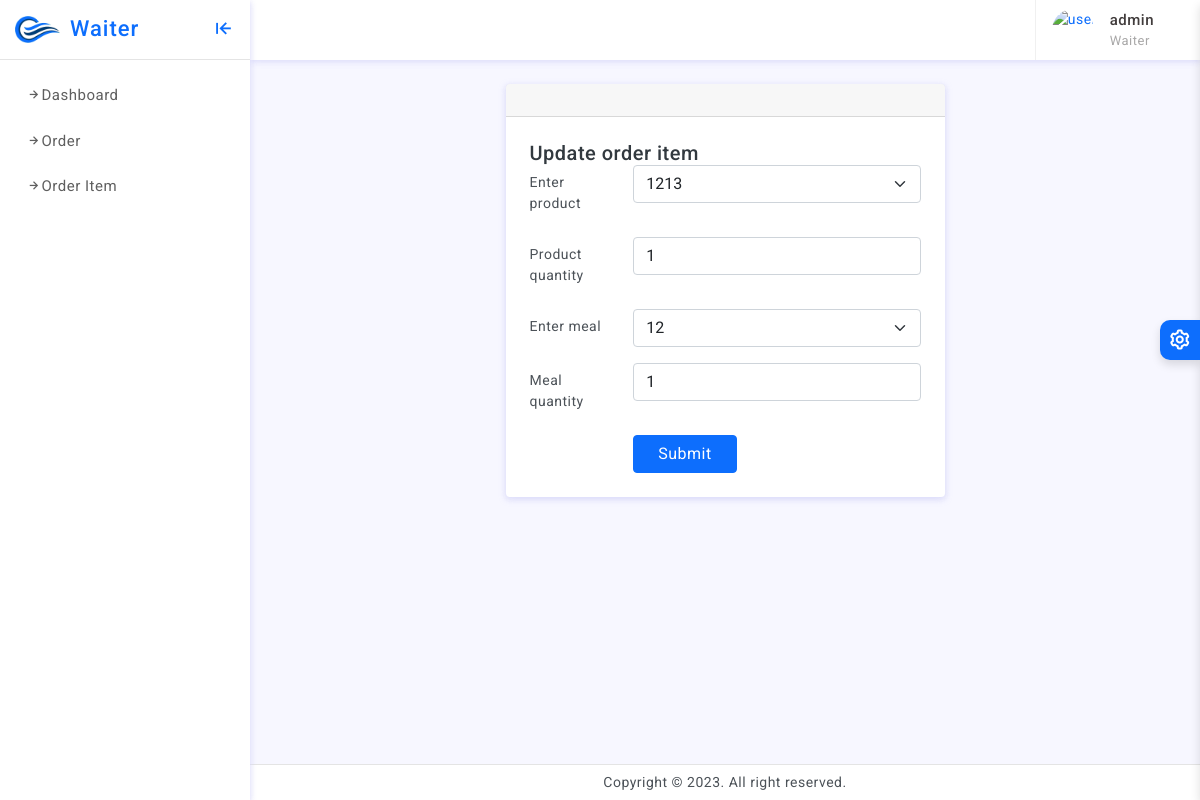
The page /waiter/update_order_item/2/ (signed in) on the database its author committed.
### main/models.py (models this page shows, shortened)
class User(AbstractUser):
    status = (
        (1, "Director"), # Abduxoliq
        (2, "Cooker"), # Abduxoliq
        (3, "Waiter"),
        (4, "manager"), # Abduxoliq
        (5, "call center")
    )
    type = models.IntegerField(choices=status, default=1)
    number = models.BigIntegerField(null=True, blank=True)
    image = models.ImageField(upload_to='user', null=True, blank=True)

class OrderItem(models.Model):
    order = models.ForeignKey(Order, on_delete=models.CASCADE)
    maxsulot = models.ForeignKey(Maxsulot, on_delete=models.CASCADE, null=True, blank=True)
    quantity = models.IntegerField(null=True, blank=True)
    meal = models.ForeignKey(Meal, on_delete=models.CASCADE, null=True, blank=True)
    meal_quantity = models.IntegerField(null=True, blank=True)

class Maxsulot(models.Model):
    quantity = models.IntegerField()
    name = models.CharField(max_length=255)
    price = models.DecimalField(max_digits=50, decimal_places=2)
    is_yes = models.BooleanField(default=True)

class Meal(models.Model):
    is_yes = models.BooleanField(default=True)
    name = models.CharField(max_length=255)
    price = models.DecimalField(max_digits=50, decimal_places=2)

### main/waiter/views.py (the view)
# urls.py: path('update_order_item/<int:pk>/', Update_order_item, name='call_center_update_order_item'),
@login_required(login_url='sign-in')
def Update_order_item(request, pk):
    con = {
        'pk': pk,
        'orders': OrderItem.objects.get(id=pk),
        'maxsulot': Maxsulot.objects.filter(is_yes=True).order_by('-id'),
        'meal': Meal.objects.filter(is_yes=True).order_by('-id')
    }
    user = request.user
    order = OrderItem.objects.get(id=pk)
    if user.type == 3:
        if request.method == 'POST':
            maxsulot = request.POST.get('maxsulot')
            quantity = request.POST.get('quantity')
            meal = request.POST.get('meal')
            meal_quantity = request.POST.get('meal_quantity')
            if maxsulot == None:
                order.maxsulot = order.maxsulot
            else:
                order.maxsulot = maxsulot
            order.quantity = quantity
            if maxsulot == None:
                order.meal = order.meal
            else:
                order.meal = meal
            order.meal_quantity = meal_quantity
            order.save()
            return redirect('order_item')
    if user.type == 3:
        return render(request, 'waiter/update_order_item.html', con)
    else:
        return redirect('sign-in')

### template/waiter/update_order_item.html (shortened to what this page needs)
{% extends 'waiter/base.html' %}
{% block content %}
		<div class="">
			<div class="page-content">
				<div class="row">
					<div class="col-xl-9 mx-auto">
						<div class="row">
                    <div class="col-lg-8 mx-auto">
						<div class="card">
							<div class="card-header px-4 py-3">
							</div>
							<div class="card-body p-4">
								<h5 class="mb-0">Update order item </h5>
								<form action="{% url 'update_order_item' pk %}" method="post">
									<div class="row mb-3">
										<label class="col-sm-3 col-form-label">Enter product</label>
										<div class="col-sm-9">
											<select class="form-select" name="maxsulot">
												<option selected="" disabled="" value="{{ orders.maxsulot.id }}">{{ orders.maxsulot.name }}</option>
											</select>
										</div>
									</div>
									<div class="row mb-3">
										<label class="col-sm-3 col-form-label">Product quantity</label>
										<div class="col-sm-9">
											<input type="number" class="form-control" value="{{ orders.quantity }}" name="quantity" placeholder="Product quantity">
										</div>
									</div>
									<div class="row mb-3">
										<label for="input35" class="col-sm-3 col-form-label">Enter meal</label>
										<div class="col-sm-9">
											<select class="form-select" id="input39" name="meal">
												<option selected="" disabled="" value="{{ orders.meal.id }}">{{ orders.meal.name }}</option>
											</select>
										</div>
									</div>
									<div class="row mb-3">
										<label for="input37" class="col-sm-3 col-form-label">Meal quantity</label>
										<div class="col-sm-9">
											<input type="number" class="form-control" id="input37" value="{{ orders.meal_quantity }}" name="meal_quantity" placeholder="Meal quantity">
										</div>
									</div>
									<div class="row ">
										<label class="col-sm-3 col-form-label "></label>
										<div class="col-sm-9">
											<div class="d-md-flex d-grid align-right gap-3">
												<button type="submit" class="btn btn-primary px-4">Submit</button>
											</div>
										</div>
									</div>
								</form>
							</div>
						</div>
					</div>
				</div>
					</div>
				</div>
			</div>
		</div>
		<footer class="page-footer">
			<p class="mb-0">Copyright © 2021. All right reserved.</p>
		</footer>
	</div>
{% endblock %}

### template/waiter/base.html (shortened to what this page needs)
{%load static %}
<!Doctype html>
<html lang="en">
<head>
	<link href="{% static 'assets/plugins/vectormap/jquery-jvectormap-2.0.2.css'%}" rel="stylesheet"/>
	<link href="{% static 'assets/plugins/simplebar/css/simplebar.css'%}" rel="stylesheet" />
	<link href="{% static 'assets/plugins/perfect-scrollbar/css/perfect-scrollbar.css'%}" rel="stylesheet" />
	<link href="{% static 'assets/plugins/metismenu/css/metisMenu.min.css'%}" rel="stylesheet" />
	<link href="{% static 'assets/css/pace.min.css'%}" rel="stylesheet" />
	<link href="{% static 'assets/css/bootstrap.min.css'%}" rel="stylesheet">
	<link href="{% static 'assets/css/app.css'%}" rel="stylesheet">
	<link href="{% static 'assets/css/icons.css'%}" rel="stylesheet">
	<link  rel="stylesheet" href="{% static 'assets/css/dark-theme.css'%}" />
	<link  rel="stylesheet" href="{% static 'assets/css/semi-dark.css'%}" />
	<link  rel="stylesheet" href="{% static 'assets/css/header-colors.css'%}" />
</head>
<body>
	<div class="wrapper">
		<div class="sidebar-wrapper" data-simplebar="true">
			<div class="sidebar-header">
				<div>
					<img src="{% static 'assets/images/logo-icon.png' %}" class="logo-icon" alt="logo icon">
				</div>
				<div>
					<h4 class="logo-text">Waiter</h4>
				</div>
				<div class="toggle-icon ms-auto"><i class='bx bx-arrow-to-left'></i>
				</div>
			</div>
			<ul class="metismenu" id="menu">
				<li> <a href="{% url 'waiter_index' %}"><i class="bx bx-right-arrow-alt"></i>Dashboard</a>
				</li>
				<li> <a href="{% url 'order' %}"><i class="bx bx-right-arrow-alt"></i>Order</a></li>
				<li> <a href="{% url 'order_item' %}"><i class="bx bx-right-arrow-alt"></i>Order Item </a></li>
			</ul>
		</div>
		<header>
			<div class="topbar d-flex align-items-center">
				<nav class="navbar navbar-expand">
					<div class="user-box dropdown">
						<a class="d-flex align-items-center nav-link dropdown-toggle dropdown-toggle-nocaret" href="#" role="button" data-bs-toggle="dropdown" aria-expanded="false">
							{% if user.image%}
							<img src="{{user.image.url}}" class="user-img" alt="user avatar">
							{% else %}
							<img src="" class="user-img" alt="user avatar">
							{% endif%}
							<div class="user-info ps-3">
								<p class="user-name mb-0">{{user.username}}</p>
								<p class="designattion mb-0">{{user.get_type_display}}</p>
							</div>
						</a>
					</div>
				</nav>
			</div>
		</header>
		<div class="page-wrapper">
			{% block content %}
		{% endblock content %}
		</div>
		<footer class="page-footer">
			<p class="mb-0">Copyright © 2023. All right reserved.</p>
		</footer>
	<div class="switcher-wrapper">
		<div class="switcher-btn"> <i class='bx bx-cog bx-spin'></i>
		</div>
	</div>
</body>
</html>

### static/assets/css/app.css (style rules this page uses)
body { font-size: 14px; color: #4c5258; letter-spacing: .5px; background: #f7f7ff; overflow-x: hidden; font-family: Roboto, sans-serif }
a { text-decoration: none }
.wrapper { width: 100%; position: relative }
.sidebar-wrapper { width: 250px; height: 100%; position: fixed; top: 0; bottom: 0; left: 0; background: #fff; border-right: 0 solid #e4e4e4; z-index: 11; box-shadow: 0 2px 6px 0 rgb(218 218 253 / 65%), 0 2px 6px 0 rgb(206 206 238 / 54%)!important; transition: all .2s ease-out }
.sidebar-header { width: 250px; height: 60px; display: flex; align-items: center; position: fixed; top: 0; bottom: 0; padding: 0 15px; z-index: 5; background: #fff; background-clip: padding-box; border-bottom: 1px solid #e4e4e4 }
.logo-icon { width: 45px }
.logo-text { font-size: 22px; margin-left: 10px; margin-bottom: 0; letter-spacing: 1px; color: #0d6efd }
.toggle-icon { font-size: 22px; cursor: pointer; color: #0d6efd }
.topbar { position: fixed; top: 0; left: 250px; right: 0; height: 60px; background: #fff; border-bottom: 1px solid rgb(228 228 228 / 0%); z-index: 10; -webkit-box-shadow: 0 2px 6px 0 rgb(218 218 253 / 65%), 0 0px 6px 0 rgb(206 206 238 / 54%); box-shadow: 0 2px 6px 0 rgb(218 218 253 / 65%), 0 0px 6px 0 rgb(206 206 238 / 54%); }
.topbar .navbar { width: 100%; height: 60px; padding-left: 30px; padding-right: 30px }
.page-wrapper { height: 100%; margin-top: 60px; margin-bottom: 30px; margin-left: 250px }
.page-content { padding: 1.5rem 1.5rem 0.7rem 1.5rem }
.page-footer { background: #fff; left: 250px; right: 0; bottom: 0; position: fixed; text-align: center; padding: 7px; font-size: 14px; border-top: 1px solid #e4e4e4; z-index: 3 }
.sidebar-wrapper ul { padding: 0; margin: 0; list-style: none; background: 0 0 }
.sidebar-wrapper .metismenu { background: 0 0; display: -webkit-box; display: -ms-flexbox; display: flex; padding: 10px; margin-top: 60px; -webkit-box-orient: vertical; -webkit-box-direction: normal; -ms-flex-direction: column; flex-direction: column }
.sidebar-wrapper .metismenu li+li { margin-top: 5px }
.sidebar-wrapper .metismenu li:first-child { margin-top: 5px }
.sidebar-wrapper .metismenu li:last-child { margin-bottom: 5px }
.sidebar-wrapper .metismenu>li { display: -webkit-box; display: -ms-flexbox; display: flex; -webkit-box-orient: vertical; -webkit-box-direction: normal; -ms-flex-direction: column; flex-direction: column; position: relative }
.sidebar-wrapper .metismenu a { position: relative; display: flex; align-items: center; justify-content: left; padding: 8px 15px; font-size: 15px; color: #5f5f5f; outline-width: 0; text-overflow: ellipsis; overflow: hidden; letter-spacing: .5px; border: 1px solid #ffffff00; transition: all .3s ease-out }
input::placeholder { color: #000!important; opacity: .3!important }
.dropdown-toggle-nocaret:after { display: none }
.user-img { width: 42px; height: 42px; border-radius: 50%; border: 0 solid #e5e5e5; padding: 0 }
.user-info .user-name { font-size: 15px; font-weight: 500; color: #413c3c }
.user-info .designattion { font-size: 13px; color: #a9a8a8 }
.user-box { display: flex; align-items: center; height: 60px; border-left: 1px solid #f0f0f0; margin-left: 1rem }
.switcher-wrapper { width: 280px; height: 100%; position: fixed; right: -280px; top: 0; bottom: 0; z-index: 16; background: #fff; border-left: 0 solid #d2d2d2; box-shadow: 0 .3rem .6rem rgba(0, 0, 0, .13); transition: all .2s ease-out }
.switcher-btn { width: 40px; height: 40px; line-height: 40px; font-size: 24px; background: #0d6efd; box-shadow: 0 .3rem .6rem rgba(0, 0, 0, .13); color: #fff; text-align: center; border-top-left-radius: 10px; border-bottom-left-radius: 10px; position: absolute; top: 40%; right: 100%; cursor: pointer }

### rows shown on the page
User: username "admin", type "Waiter"
OrderItem: maxsulot "1213", quantity "1", meal "12", meal_quantity "1"
